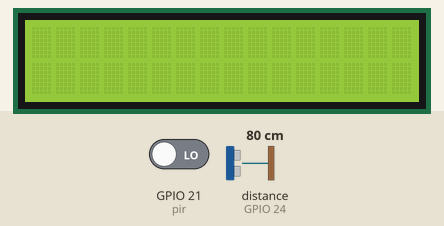
This program was run on a simulated Raspberry Pi (BCM pin numbers). Parts: 16×2 character LCD. The test bench sets the inputs (shaded band); at power-on: GPIO 21 (pir) LOW, distance to the obstacle (sensor on GPIO 24) 80 cm. The echo pulse lasts 58.3 µs per cm.

Above: at 1.2 s.
1.3 s: GPIO 21 (pir) driven HIGH
At 1.35 s:
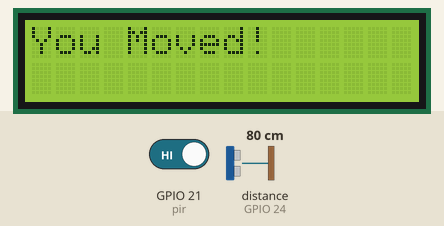
At 2.5 s:
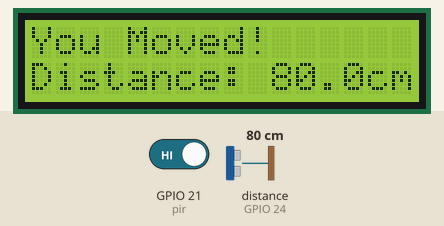
2.8 s: GPIO 21 (pir) driven LOW
At 3.9 s:
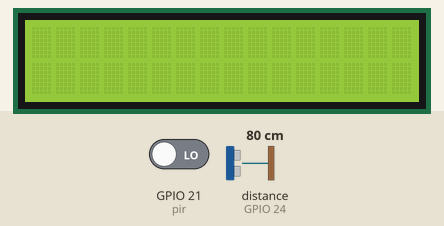
Timing chart, 0 to 5.8 s (numbered marks = the images above; inputs shaded):
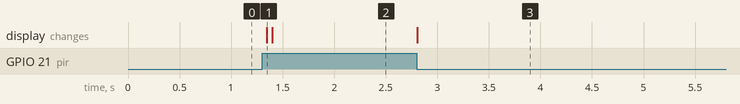

The program:

motion_LCD.py
```python
#!/usr/bin/python3
import signal, rpi_lcd
from gpiozero import MotionSensor, DistanceSensor
from time import sleep

pir = MotionSensor(21)
lcd = rpi_lcd.LCD()
sensor = DistanceSensor(echo=24, trigger=23)

def safe_exit(signum, frame):
    exit(1)

signal.signal(signal.SIGTERM, safe_exit)
signal.signal(signal.SIGHUP, safe_exit)

try:
    while True:
        pir.wait_for_motion()
        lcd.text("You Moved!", 1)
        lcd.text("Distance: " + str(round(sensor.distance * 100, 1)) + "cm", 2)
        pir.wait_for_no_motion()
        lcd.clear()


except KeyboardInterrupt:
    pass

finally:
    lcd.clear()
    sensor.close()
```

Measured:
- after the input at 1.3 s, the display: changes at once (image 1)
- after the input at 2.8 s, the display: changes at once (image 3)
